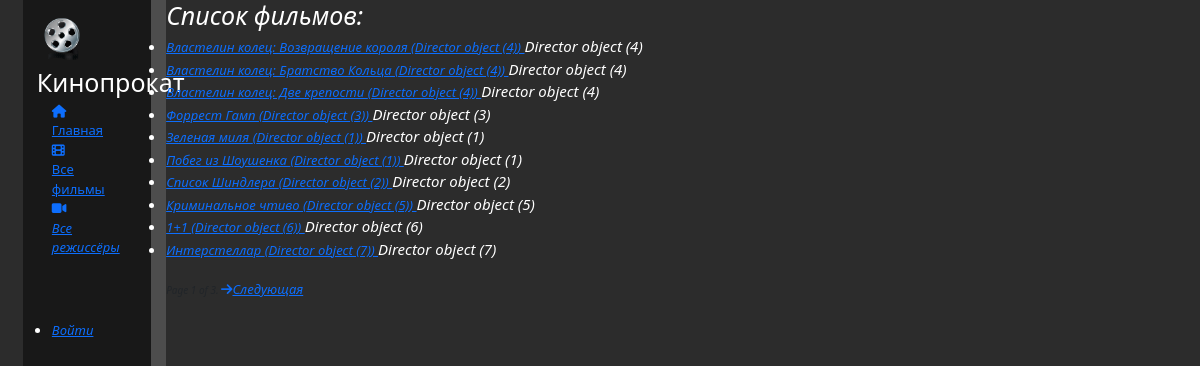
The app's page /catalog/movies/ with its own data.
### catalog/models.py (models this page shows)
class Movie(models.Model):
    title = models.CharField(max_length=200)
    director = models.ForeignKey('Director', on_delete=models.SET_NULL, null=True)
    synopsis = models.TextField(max_length=1000, help_text="Введите краткое описание фильма:")
    genre = models.ManyToManyField(Genre, help_text="Выберите жанр этого фильма:")

class Director(models.Model):
    first_name = models.CharField(max_length=100)
    last_name = models.CharField(max_length=100)
    date_of_birth = models.DateField(null=True, blank=True)
    date_of_death = models.DateField('Мёртв', null=True, blank=True)

### catalog/views.py (the view)
class MovieListView(generic.ListView):
    model = Movie
    paginate_by = 10

### catalog/templates/catalog/movie_list.html (shortened to what this page needs)
{% extends "base_generic.html" %}
{% block content %}
<h1>Список фильмов:</h1>
{% if movie_list %}
<ul>
    {% for movie in movie_list %}
    <li>
        <a href="{{ movie.get_absolute_url }}"> {{ movie.title }}  </a>
        <a href="{{ director.get_absolute_url }}"> ({{movie.director}}) </a>
        {{movie.director}}
    </li>
    {% endfor %}
</ul>
{% else %}
<p>В кинопрокате нет фильмов.</p>
{% endif %}
{% endblock %}

### static/css/catalog.css (style rules this page uses)
body { background: #2c2c2c; background-image:url('3.png'); }
a { font-size: 13px; }
li, p, h2 { font-size: 15px; color: white; }
h1 { color: white; }

### records on screen
Movie: title "Властелин колец: Возвращение короля", director "Director object (4)"
Movie: title "Властелин колец: Братство Кольца", director "Director object (4)"
Movie: title "Властелин колец: Две крепости", director "Director object (4)"
Movie: title "Форрест Гамп", director "Director object (3)"
Movie: title "Зеленая миля", director "Director object (1)"
Movie: title "Побег из Шоушенка", director "Director object (1)"
Movie: title "Список Шиндлера", director "Director object (2)"
Movie: title "Криминальное чтиво", director "Director object (5)"
Movie: title "1+1", director "Director object (6)"
Movie: title "Интерстеллар", director "Director object (7)"
